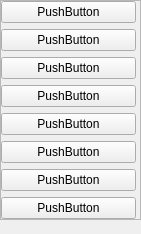
                                    <widget class="QWidget" name="scrollAreaWidgetContents_2">
                                     <property name="geometry">
                                      <rect>
                                       <x>0</x>
                                       <y>0</y>
                                       <width>141</width>
                                       <height>234</height>
                                      </rect>
                                     </property>
                                     <layout class="QVBoxLayout" name="verticalLayout_27">
                                      <property name="spacing">
                                       <number>0</number>
                                      </property>
                                      <property name="leftMargin">
                                       <number>0</number>
                                      </property>
                                      <property name="topMargin">
                                       <number>0</number>
                                      </property>
                                      <property name="rightMargin">
                                       <number>0</number>
                                      </property>
                                      <property name="bottomMargin">
                                       <number>0</number>
                                      </property>
                                      <item alignment="Qt::AlignTop">
                                       <widget class="QFrame" name="boxplots_list">
                                        <property name="frameShape">
                                         <enum>QFrame::StyledPanel</enum>
                                        </property>
                                        <property name="frameShadow">
                                         <enum>QFrame::Raised</enum>
                                        </property>
                                        <property name="style_ID" stdset="0">
                                         <string>taskbarBgLight</string>
                                        </property>
                                        <layout class="QVBoxLayout" name="verticalLayout_26">
                                         <property name="leftMargin">
                                          <number>0</number>
                                         </property>
                                         <property name="topMargin">
                                          <number>0</number>
                                         </property>
                                         <property name="rightMargin">
                                          <number>4</number>
                                         </property>
                                         <property name="bottomMargin">
                                          <number>0</number>
                                         </property>
                                         <item>
                                          <widget class="QPushButton" name="pushButton_21">
                                           <property name="text">
                                            <string>PushButton</string>
                                           </property>
                                          </widget>
                                         </item>
                                         <item>
                                          <widget class="QPushButton" name="pushButton_24">
                                           <property name="text">
                                            <string>PushButton</string>
                                           </property>
                                          </widget>
                                         </item>
                                         <item>
                                          <widget class="QPushButton" name="pushButton_23">
                                           <property name="text">
                                            <string>PushButton</string>
                                           </property>
                                          </widget>
                                         </item>
                                         <item>
                                          <widget class="QPushButton" name="pushButton_28">
                                           <property name="text">
                                            <string>PushButton</string>
                                           </property>
                                          </widget>
                                         </item>
                                         <item>
                                          <widget class="QPushButton" name="pushButton_26">
                                           <property name="text">
                                            <string>PushButton</string>
                                           </property>
                                          </widget>
                                         </item>
                                         <item>
                                          <widget class="QPushButton" name="pushButton_27">
                                           <property name="text">
                                            <string>PushButton</string>
                                           </property>
                                          </widget>
                                         </item>
                                         <item>
                                          <widget class="QPushButton" name="pushButton_25">
                                           <property name="text">
                                            <string>PushButton</string>
                                           </property>
                                          </widget>
                                         </item>
                                         <item>
                                          <widget class="QPushButton" name="pushButton_22">
                                           <property name="text">
                                            <string>PushButton</string>
                                           </property>
                                          </widget>
                                         </item>
                                        </layout>
                                       </widget>
                                      </item>
                                     </layout>
                                    </widget>
